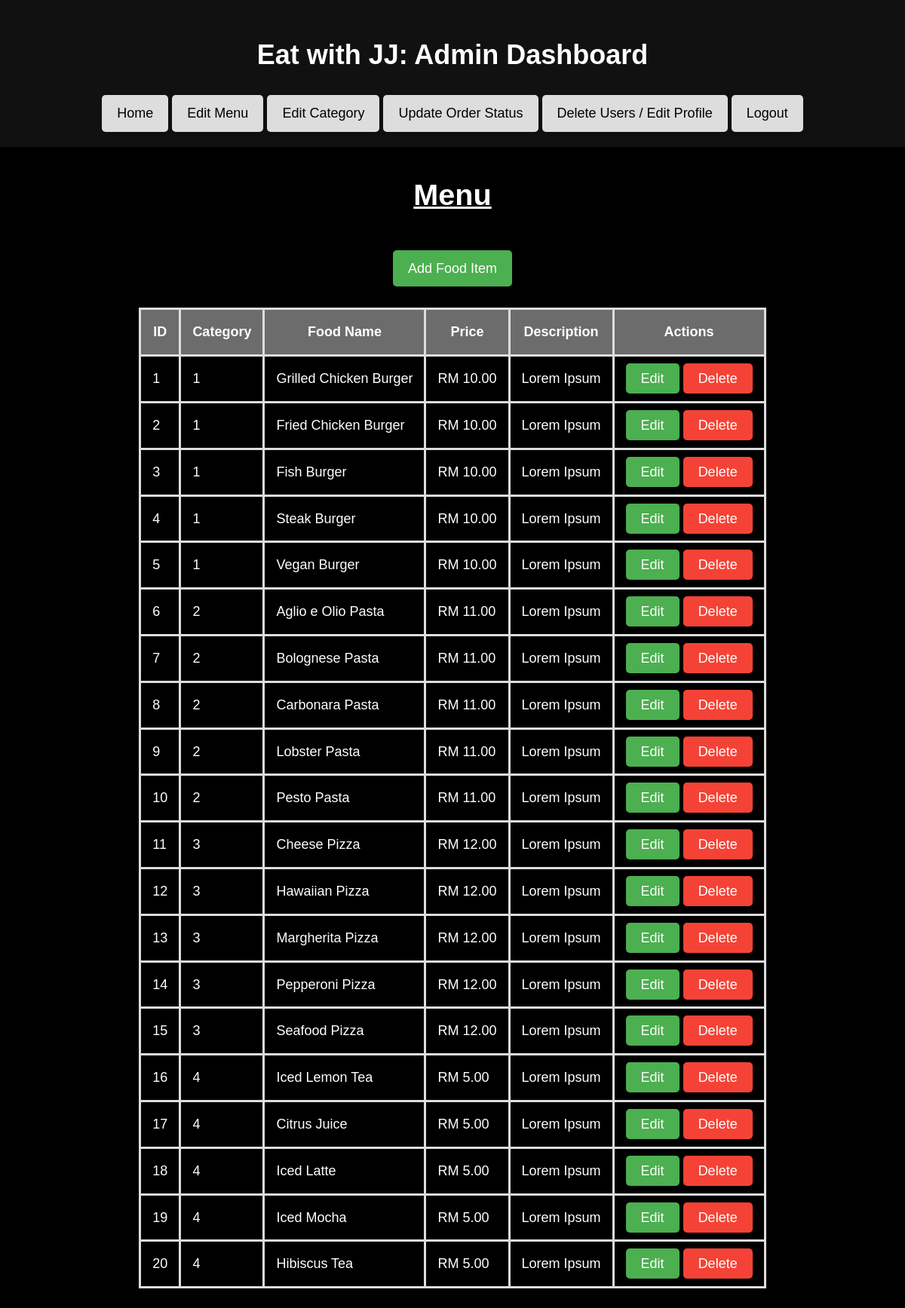
Page /admin/edit_menu.php (signed in) on the committed database.
### tables this page shows
CREATE TABLE food(
    fid INT AUTO_INCREMENT NOT NULL PRIMARY KEY,
    fcid INT NOT NULL,
    foodname VARCHAR(100) NOT NULL,
    description TEXT, 
    price DECIMAL(10,2) NOT NULL,
    img VARCHAR(222) NOT NULL,
    FOREIGN KEY (fcid) REFERENCES foodcat(fcid)
);

### admin/edit_menu.php (the view, shortened to what this page needs)
<?php
include ('../connection.php');
$sql = "SELECT fid, fcid, foodname, price, description FROM food";
$result = $conn->query($sql);
?>
<!DOCTYPE html>
<html>
<head>
    <link rel="stylesheet" href="admin.css">
</head>
<body>
    <?php include('header.php');?>
    <h2>Menu</h2>
    <div class="add-container">
        <a href="add_food.php" class="button">Add Food Item</a>
    </div>
    <?php if ($result->num_rows > 0): ?>
        <table>
            <thead>
                <tr>
                    <th>ID</th>
                    <th>Category</th>
                    <th>Food Name</th>
                    <th>Price</th>
                    <th>Description</th>
                    <th>Actions</th>
                </tr>
            </thead>
            <tbody>
                <?php while ($row = $result->fetch_assoc()): ?>
                    <tr>
                        <td>
                            <?php echo $row['fid']; ?>
                        </td>
                        <td>
                            <?php echo $row['fcid']; ?>
                        </td>
                        <td>
                            <?php echo $row['foodname']; ?>
                        </td>
                        <td>RM
                            <?php echo $row['price']; ?>
                        </td>
                        <td>
                            <?php echo $row['description']; ?>
                        </td>
                        <td>
                            <a href="edit_food.php?id=<?php echo $row['fid']; ?>" class="button">Edit</a>
                            <a href="?delete_id=<?php echo $row['fid']; ?>" class="button delete">Delete</a>
                        </td>
                    </tr>
                <?php endwhile; ?>
            </tbody>
        </table>
    <?php else: ?>
        <p>No food items found.</p>
    <?php endif; ?>
</body>
</html>

### admin/admin.css (style rules this page uses)
body { font-family: sans-serif; margin: 0; padding: 0; padding-bottom: 80px; background-color: #000; color: #fff; font-size: 18px; line-height: 1.6; }
.button { background-color: #4CAF50; color: white; padding: 10px 20px; margin: 8px 0; border: none; border-radius: 5px; cursor: pointer; text-decoration: none; }
.button.delete { background-color: #f44336; color: white; }
table { border-collapse: collapse; margin: 20px auto; }
h2 { display: block; text-align: center; text-decoration: underline; font-size: 220%; }
th, td { border: 3px solid #ddd; padding: 15px; text-align: left; }
th { background-color: #f0f0f073; text-align: center; }
.add-container { display: flex; justify-content: center; text-align: center; align-items: center; }

### rows in the picture
food: fid "1", fcid "1", foodname "Grilled Chicken Burger", price "10.00", description "Lorem Ipsum"
food: fid "2", fcid "1", foodname "Fried Chicken Burger", price "10.00", description "Lorem Ipsum"
food: fid "3", fcid "1", foodname "Fish Burger", price "10.00", description "Lorem Ipsum"
food: fid "4", fcid "1", foodname "Steak Burger", price "10.00", description "Lorem Ipsum"
food: fid "5", fcid "1", foodname "Vegan Burger", price "10.00", description "Lorem Ipsum"
food: fid "6", fcid "2", foodname "Aglio e Olio Pasta", price "11.00", description "Lorem Ipsum"
food: fid "7", fcid "2", foodname "Bolognese Pasta", price "11.00", description "Lorem Ipsum"
food: fid "8", fcid "2", foodname "Carbonara Pasta", price "11.00", description "Lorem Ipsum"
food: fid "9", fcid "2", foodname "Lobster Pasta", price "11.00", description "Lorem Ipsum"
food: fid "10", fcid "2", foodname "Pesto Pasta", price "11.00", description "Lorem Ipsum"
food: fid "11", fcid "3", foodname "Cheese Pizza", price "12.00", description "Lorem Ipsum"
food: fid "12", fcid "3", foodname "Hawaiian Pizza", price "12.00", description "Lorem Ipsum"
food: fid "13", fcid "3", foodname "Margherita Pizza", price "12.00", description "Lorem Ipsum"
food: fid "14", fcid "3", foodname "Pepperoni Pizza", price "12.00", description "Lorem Ipsum"
food: fid "15", fcid "3", foodname "Seafood Pizza", price "12.00", description "Lorem Ipsum"
food: fid "16", fcid "4", foodname "Iced Lemon Tea", price "5.00", description "Lorem Ipsum"
food: fid "17", fcid "4", foodname "Citrus Juice", price "5.00", description "Lorem Ipsum"
food: fid "18", fcid "4", foodname "Iced Latte", price "5.00", description "Lorem Ipsum"
food: fid "19", fcid "4", foodname "Iced Mocha", price "5.00", description "Lorem Ipsum"
food: fid "20", fcid "4", foodname "Hibiscus Tea", price "5.00", description "Lorem Ipsum"
